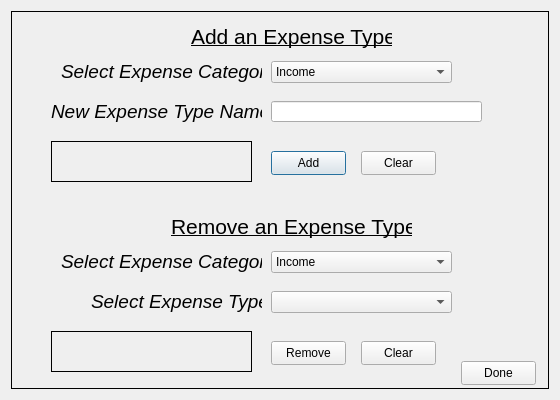
<?xml version="1.0" encoding="UTF-8"?>
<ui version="4.0">
 <class>Dialog</class>
 <widget class="QDialog" name="Dialog">
  <property name="geometry">
   <rect>
    <x>0</x>
    <y>0</y>
    <width>560</width>
    <height>400</height>
   </rect>
  </property>
  <property name="sizePolicy">
   <sizepolicy hsizetype="Fixed" vsizetype="Fixed">
    <horstretch>0</horstretch>
    <verstretch>0</verstretch>
   </sizepolicy>
  </property>
  <property name="minimumSize">
   <size>
    <width>560</width>
    <height>400</height>
   </size>
  </property>
  <property name="maximumSize">
   <size>
    <width>560</width>
    <height>400</height>
   </size>
  </property>
  <property name="windowTitle">
   <string>Edit Category</string>
  </property>
  <layout class="QVBoxLayout" name="verticalLayout">
   <item>
    <widget class="QFrame" name="frame">
     <property name="sizePolicy">
      <sizepolicy hsizetype="Minimum" vsizetype="Minimum">
       <horstretch>0</horstretch>
       <verstretch>0</verstretch>
      </sizepolicy>
     </property>
     <property name="layoutDirection">
      <enum>Qt::LeftToRight</enum>
     </property>
     <property name="frameShape">
      <enum>QFrame::Box</enum>
     </property>
     <property name="frameShadow">
      <enum>QFrame::Plain</enum>
     </property>
     <widget class="QLabel" name="addFeedbackLabel">
      <property name="geometry">
       <rect>
        <x>40</x>
        <y>130</y>
        <width>201</width>
        <height>41</height>
       </rect>
      </property>
      <property name="styleSheet">
       <string notr="true">border: 1px solid black;</string>
      </property>
      <property name="text">
       <string>&lt;html&gt;&lt;head/&gt;&lt;body&gt;&lt;p&gt;&lt;br/&gt;&lt;/p&gt;&lt;/body&gt;&lt;/html&gt;</string>
      </property>
      <property name="textFormat">
       <enum>Qt::RichText</enum>
      </property>
      <property name="scaledContents">
       <bool>false</bool>
      </property>
      <property name="wordWrap">
       <bool>true</bool>
      </property>
     </widget>
     <widget class="QComboBox" name="addCatBox">
      <property name="geometry">
       <rect>
        <x>260</x>
        <y>50</y>
        <width>181</width>
        <height>22</height>
       </rect>
      </property>
      <property name="currentText">
       <string>Income</string>
      </property>
      <item>
       <property name="text">
        <string>Income</string>
       </property>
      </item>
      <item>
       <property name="text">
        <string>Savings</string>
       </property>
      </item>
      <item>
       <property name="text">
        <string>Giving</string>
       </property>
      </item>
      <item>
       <property name="text">
        <string>Housing</string>
       </property>
      </item>
      <item>
       <property name="text">
        <string>Transportation</string>
       </property>
      </item>
      <item>
       <property name="text">
        <string>Food</string>
       </property>
      </item>
      <item>
       <property name="text">
        <string>Personal</string>
       </property>
      </item>
      <item>
       <property name="text">
        <string>Insurance</string>
       </property>
      </item>
      <item>
       <property name="text">
        <string>Other</string>
       </property>
      </item>
     </widget>
     <widget class="QPushButton" name="addClearButton">
      <property name="geometry">
       <rect>
        <x>350</x>
        <y>140</y>
        <width>75</width>
        <height>24</height>
       </rect>
      </property>
      <property name="text">
       <string>Clear</string>
      </property>
      <property name="autoDefault">
       <bool>false</bool>
      </property>
     </widget>
     <widget class="QLabel" name="enterNameLabel">
      <property name="geometry">
       <rect>
        <x>40</x>
        <y>80</y>
        <width>211</width>
        <height>41</height>
       </rect>
      </property>
      <property name="text">
       <string>&lt;html&gt;&lt;head/&gt;&lt;body&gt;&lt;p&gt;&lt;span style=&quot; font-size:14pt; font-style:italic;&quot;&gt;New Expense Type Name:&lt;/span&gt;&lt;/p&gt;&lt;/body&gt;&lt;/html&gt;</string>
      </property>
      <property name="textFormat">
       <enum>Qt::RichText</enum>
      </property>
     </widget>
     <widget class="QLineEdit" name="nameBox">
      <property name="geometry">
       <rect>
        <x>260</x>
        <y>90</y>
        <width>211</width>
        <height>21</height>
       </rect>
      </property>
      <property name="text">
       <string/>
      </property>
     </widget>
     <widget class="QPushButton" name="addButton">
      <property name="geometry">
       <rect>
        <x>260</x>
        <y>140</y>
        <width>75</width>
        <height>24</height>
       </rect>
      </property>
      <property name="text">
       <string>Add</string>
      </property>
     </widget>
     <widget class="QLabel" name="rmExpenseLabel">
      <property name="geometry">
       <rect>
        <x>80</x>
        <y>270</y>
        <width>171</width>
        <height>41</height>
       </rect>
      </property>
      <property name="text">
       <string>&lt;html&gt;&lt;head/&gt;&lt;body&gt;&lt;p&gt;&lt;span style=&quot; font-size:14pt; font-style:italic;&quot;&gt;Select Expense Type:&lt;/span&gt;&lt;/p&gt;&lt;/body&gt;&lt;/html&gt;</string>
      </property>
      <property name="textFormat">
       <enum>Qt::RichText</enum>
      </property>
     </widget>
     <widget class="QPushButton" name="doneButton">
      <property name="geometry">
       <rect>
        <x>450</x>
        <y>350</y>
        <width>75</width>
        <height>24</height>
       </rect>
      </property>
      <property name="text">
       <string>Done</string>
      </property>
      <property name="autoDefault">
       <bool>false</bool>
      </property>
     </widget>
     <widget class="QLabel" name="addCatLabel">
      <property name="geometry">
       <rect>
        <x>50</x>
        <y>40</y>
        <width>201</width>
        <height>41</height>
       </rect>
      </property>
      <property name="text">
       <string>&lt;html&gt;&lt;head/&gt;&lt;body&gt;&lt;p&gt;&lt;span style=&quot; font-size:14pt; font-style:italic;&quot;&gt;Select Expense Category:&lt;/span&gt;&lt;/p&gt;&lt;/body&gt;&lt;/html&gt;</string>
      </property>
      <property name="textFormat">
       <enum>Qt::RichText</enum>
      </property>
     </widget>
     <widget class="QComboBox" name="rmExpBox">
      <property name="geometry">
       <rect>
        <x>260</x>
        <y>280</y>
        <width>181</width>
        <height>22</height>
       </rect>
      </property>
      <property name="currentText">
       <string/>
      </property>
     </widget>
     <widget class="QLabel" name="rmCatLabel">
      <property name="geometry">
       <rect>
        <x>50</x>
        <y>230</y>
        <width>201</width>
        <height>41</height>
       </rect>
      </property>
      <property name="text">
       <string>&lt;html&gt;&lt;head/&gt;&lt;body&gt;&lt;p&gt;&lt;span style=&quot; font-size:14pt; font-style:italic;&quot;&gt;Select Expense Category:&lt;/span&gt;&lt;/p&gt;&lt;/body&gt;&lt;/html&gt;</string>
      </property>
      <property name="textFormat">
       <enum>Qt::RichText</enum>
      </property>
     </widget>
     <widget class="QComboBox" name="rmCatBox">
      <property name="geometry">
       <rect>
        <x>260</x>
        <y>240</y>
        <width>181</width>
        <height>22</height>
       </rect>
      </property>
      <property name="currentText">
       <string>Income</string>
      </property>
      <item>
       <property name="text">
        <string>Income</string>
       </property>
      </item>
      <item>
       <property name="text">
        <string>Savings</string>
       </property>
      </item>
      <item>
       <property name="text">
        <string>Giving</string>
       </property>
      </item>
      <item>
       <property name="text">
        <string>Housing</string>
       </property>
      </item>
      <item>
       <property name="text">
        <string>Transportation</string>
       </property>
      </item>
      <item>
       <property name="text">
        <string>Food</string>
       </property>
      </item>
      <item>
       <property name="text">
        <string>Personal</string>
       </property>
      </item>
      <item>
       <property name="text">
        <string>Insurance</string>
       </property>
      </item>
      <item>
       <property name="text">
        <string>Other</string>
       </property>
      </item>
     </widget>
     <widget class="QPushButton" name="rmButton">
      <property name="geometry">
       <rect>
        <x>260</x>
        <y>330</y>
        <width>75</width>
        <height>24</height>
       </rect>
      </property>
      <property name="text">
       <string>Remove</string>
      </property>
      <property name="autoDefault">
       <bool>false</bool>
      </property>
     </widget>
     <widget class="QLabel" name="rmFeedbackLabel">
      <property name="geometry">
       <rect>
        <x>40</x>
        <y>320</y>
        <width>201</width>
        <height>41</height>
       </rect>
      </property>
      <property name="styleSheet">
       <string notr="true">border: 1px solid black;</string>
      </property>
      <property name="text">
       <string>&lt;html&gt;&lt;head/&gt;&lt;body&gt;&lt;p&gt;&lt;br/&gt;&lt;/p&gt;&lt;/body&gt;&lt;/html&gt;</string>
      </property>
      <property name="textFormat">
       <enum>Qt::RichText</enum>
      </property>
      <property name="scaledContents">
       <bool>false</bool>
      </property>
      <property name="wordWrap">
       <bool>true</bool>
      </property>
     </widget>
     <widget class="QPushButton" name="rmClearButton">
      <property name="geometry">
       <rect>
        <x>350</x>
        <y>330</y>
        <width>75</width>
        <height>24</height>
       </rect>
      </property>
      <property name="text">
       <string>Clear</string>
      </property>
      <property name="autoDefault">
       <bool>false</bool>
      </property>
     </widget>
     <widget class="QLabel" name="label">
      <property name="geometry">
       <rect>
        <x>160</x>
        <y>200</y>
        <width>241</width>
        <height>31</height>
       </rect>
      </property>
      <property name="text">
       <string>&lt;html&gt;&lt;head/&gt;&lt;body&gt;&lt;p&gt;&lt;span style=&quot; font-size:16pt; text-decoration: underline;&quot;&gt;Remove an Expense Type&lt;/span&gt;&lt;/p&gt;&lt;/body&gt;&lt;/html&gt;</string>
      </property>
     </widget>
     <widget class="QLabel" name="label_2">
      <property name="geometry">
       <rect>
        <x>180</x>
        <y>10</y>
        <width>201</width>
        <height>31</height>
       </rect>
      </property>
      <property name="text">
       <string>&lt;html&gt;&lt;head/&gt;&lt;body&gt;&lt;p&gt;&lt;span style=&quot; font-size:16pt; text-decoration: underline;&quot;&gt;Add an Expense Type&lt;/span&gt;&lt;/p&gt;&lt;/body&gt;&lt;/html&gt;</string>
      </property>
     </widget>
    </widget>
   </item>
  </layout>
 </widget>
 <resources/>
 <connections/>
</ui>
